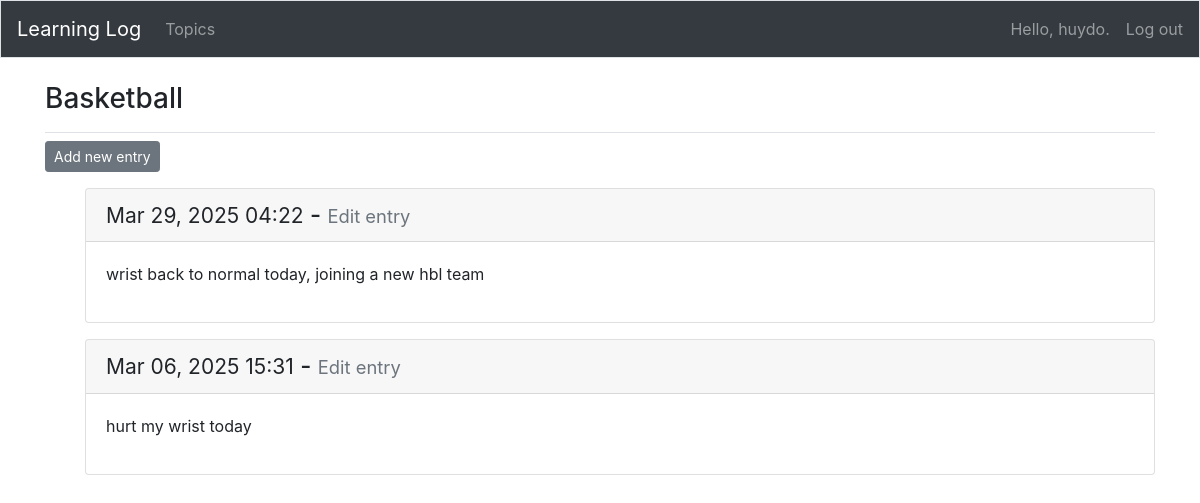
Before: /topics/3/ (signed in) with the older database file.
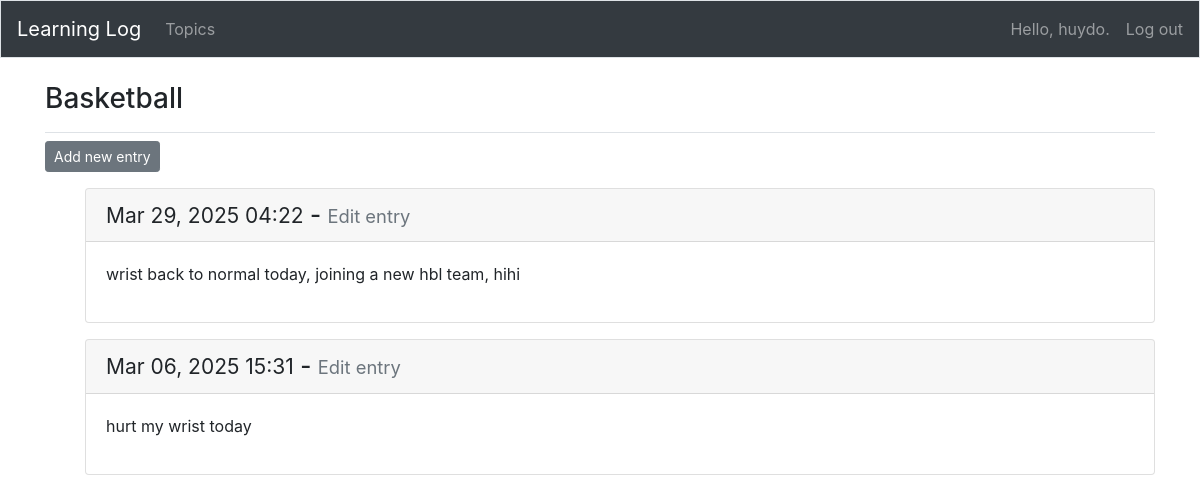
After: the same page with the newer database file.
### learning_logs/models.py (models this page shows, shortened)
class Entry(models.Model):
    topic = models.ForeignKey(Topic, on_delete=models.CASCADE)
    text = models.TextField()
    date_added = models.DateTimeField(auto_now_add=True)
    class Meta:
        verbose_name_plural = 'entries'

### learning_logs/views.py (the view)
# urls.py: path('topics/<int:topic_id>/', views.topic, name='topic'),
@login_required
def topic(request, topic_id):
    topic = Topic.objects.get(id=topic_id)
    if topic.owner != request.user:
        raise Http404
    entries = topic.entry_set.order_by('-date_added')
    context = {'topic' : topic, 'entries' : entries} # Pass data to template
    return render(request, 'learning_logs/topic.html', context)

### learning_logs/models.py (called while the page is built)
    def __str__(self):
        """This is just like toString() in Java"""
        return self.text

### learning_logs/templates/learning_logs/topic.html
{% extends "learning_logs/base.html" %}
{% block page_header %}
    <h3>{{ topic }}</h3>
{% endblock page_header %}
{% block content %}
    <p>
        <a class="btn btn-sm btn-secondary" href="{% url 'learning_logs:new_entry' topic.id %}" role="button">Add new entry</a>
    </p>
    <ul>
        {% for entry in entries %}
            <div class="card mb-3">
                <h4 class="card-header">
                    <small>{{ entry.date_added|date:'M d, Y H:i' }}</small> -
                    <small><a href="{% url 'learning_logs:edit_entry' entry.id %}" class="text-muted small">Edit entry</a></small>
                </h4>
                <div class="card-body">
                    {{ entry.text|linebreaks }}
                </div>
            </div>
        {% empty %}
            <li>There are no entries for this topic yet.</li>
        {% endfor %}
    </ul>
{% endblock content %}

Changed rows visible on the page:
changed Entry: text "wrist back to normal today, joining a new hbl team" → "wrist back to normal today, joining a new hbl team, hihi"
